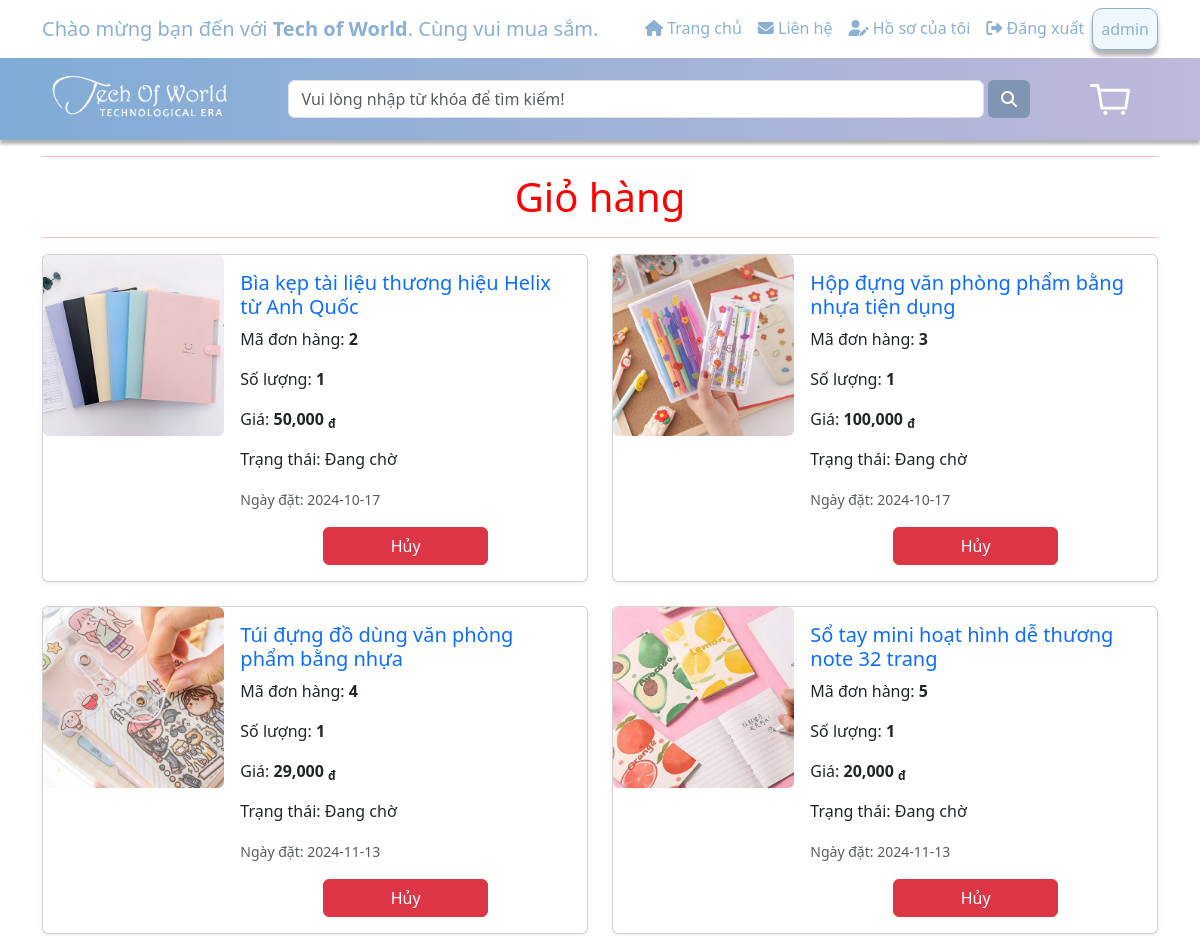
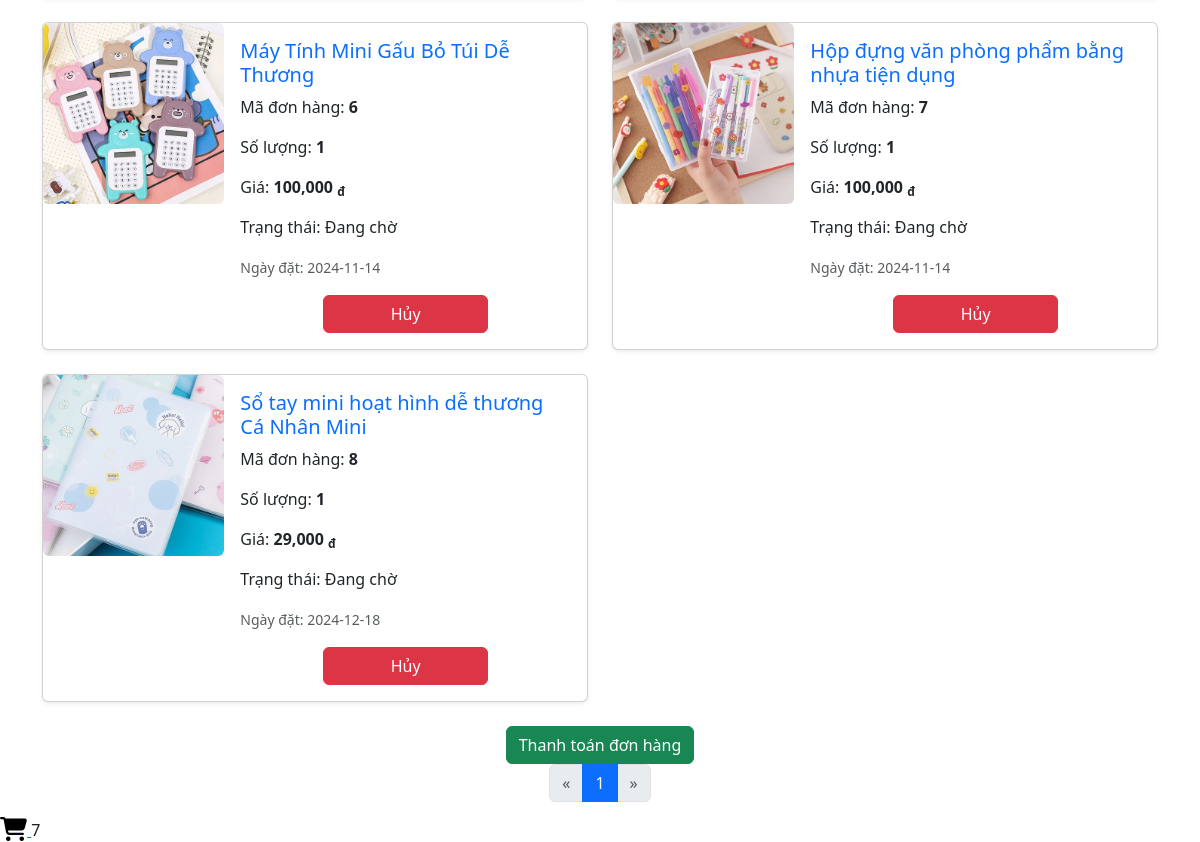
Before: /Website/icon_cart.php (signed in) with the older database file (2 pictures, top to bottom).
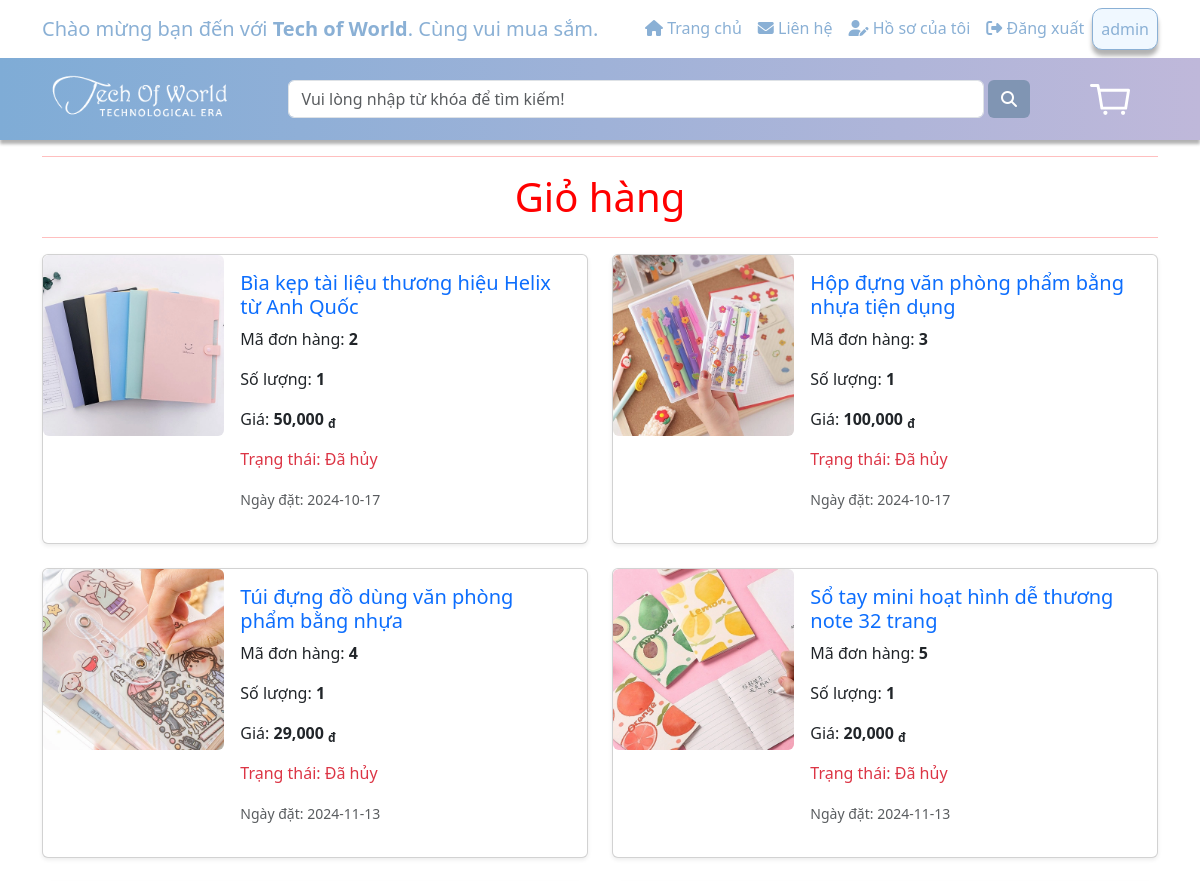
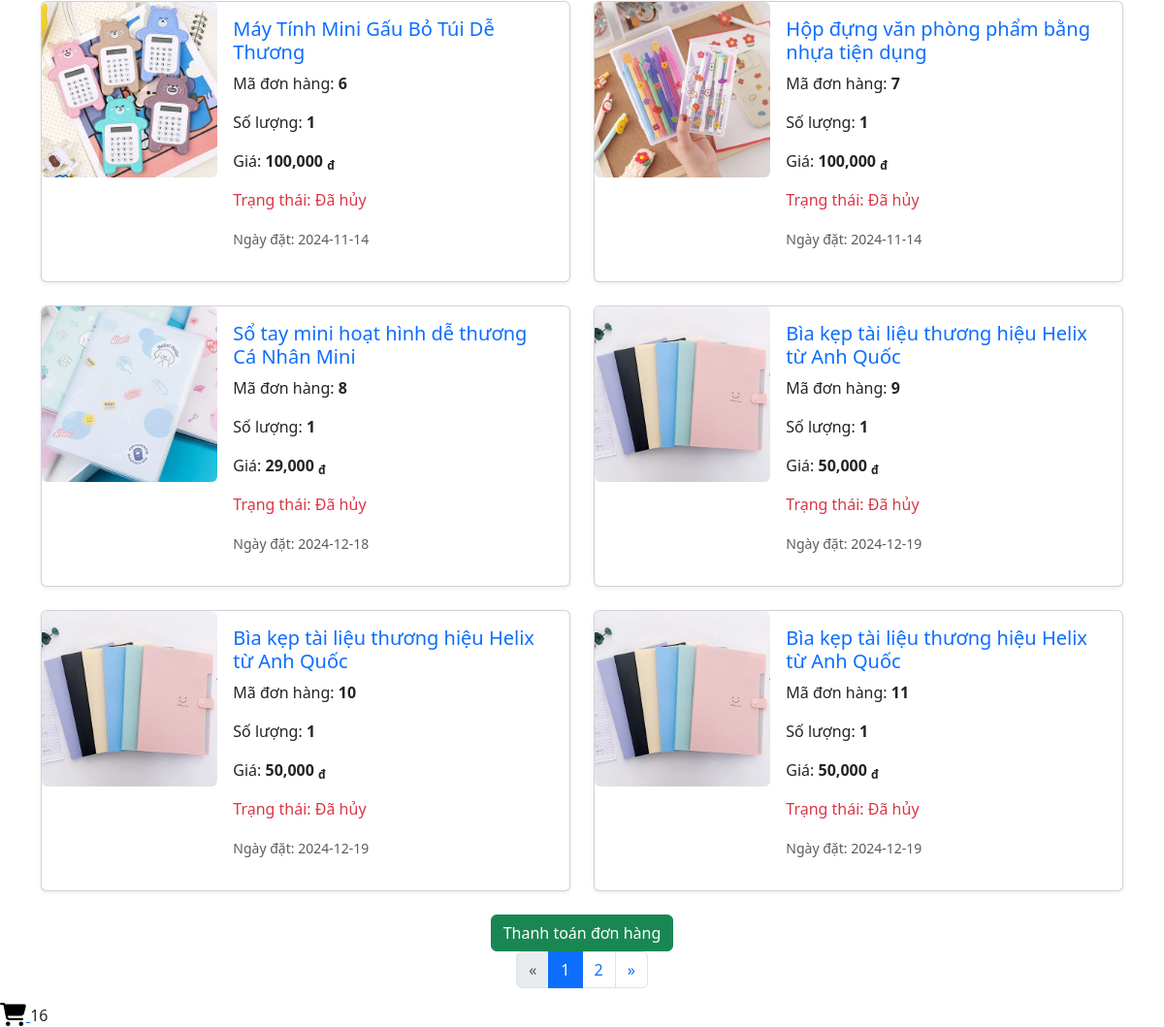
After: the same page with the newer database file (2 pictures, top to bottom).
### tables this page shows
CREATE TABLE `order` (
  `order_id` int(11) NOT NULL,
  `user_id` int(11) NOT NULL,
  `product_id` int(11) NOT NULL,
  `timeorder` date NOT NULL,
  `order_status` varchar(100) NOT NULL,
  `order_price` varchar(15) NOT NULL,
  `order_quantity` int(4) NOT NULL,
  `created_at` timestamp NOT NULL DEFAULT current_timestamp(),
  `updated_at` timestamp NOT NULL DEFAULT current_timestamp() ON UPDATE current_timestamp(),
  `total_price` decimal(10,2) NOT NULL,
  `payment_status` tinyint(1) NOT NULL
);

CREATE TABLE `product` (
  `product_id` int(11) NOT NULL,
  `product_type_name` varchar(100) NOT NULL,
  `product_name` varchar(250) NOT NULL,
  `product_price` varchar(250) NOT NULL,
  `product_description` varchar(300) DEFAULT NULL,
  `product_details` varchar(300) NOT NULL,
  `product_images` varchar(50) NOT NULL,
  `product_quantity` int(250) NOT NULL DEFAULT 1,
  `product_type_id` varchar(50) NOT NULL
);

### Website/icon_cart.php (the view, shortened to what the changed rows need)
<?php
include('../Sources/FE/top_header.php');
include('../Sources/FE/header.php');
$name = $_SESSION['username'];
$list_order = [];
$stmt = $connect->prepare("SELECT * FROM `order` WHERE user_id = (SELECT user_id FROM user WHERE username = ?)");
$stmt->bind_param("s", $name);
$stmt->execute();
$result = $stmt->get_result();
if ($result->num_rows === 0) {
    echo '<div class="alert alert-warning">Không tìm thấy đơn hàng nào.</div>';
} else {
    while ($row = mysqli_fetch_array($result, MYSQLI_ASSOC)) {
        $list_order[] = $row;
    }
}
$cartValueShow = 10;
$pagination = ceil(count($list_order) / $cartValueShow);
$page = isset($_GET['page']) ? (int)$_GET['page'] : 1;
$page = max(1, min($pagination, $page));
$firstPage = ($page - 1) * $cartValueShow;
$endPage = min($firstPage + $cartValueShow, count($list_order));
?>
<div class="container">
    <h1 class="text-center" style="color:red;">Giỏ hàng</h1>
    <div class="row">
        <?php if (!empty($list_order)) : ?>
            <?php for ($i = $firstPage; $i < $endPage; $i++) : ?>
                <?php
                $order = $list_order[$i];
                $stmt = $connect->prepare("SELECT * FROM product WHERE product_id = ?");
                $stmt->bind_param("i", $order['product_id']);
                $stmt->execute();
                $product_result = $stmt->get_result();
                $product = $product_result->fetch_assoc();
                $duongdanimg = '../Assets/img/sanpham/';
                if ($product):
                ?>
                    <div class="col-md-6 mb-4">
                        <div class="card shadow-sm">
                            <div class="row g-0">
                                <div class="col-md-4">
                                    <img src="<?= $duongdanimg . htmlspecialchars($product['product_images']) ?>" width="100%" height="100%" class="img-fluid rounded product-image">
                                </div>
                                <div class="col-md-8">
                                    <div class="card-body">
                                        <h5 class="card-title">
                                            <a href="./product.php?product_id=<?= $product['product_id'] ?>" class="text-decoration-none"><?= htmlspecialchars($product['product_name']) ?></a>
                                        </h5>
                                        <p class="card-text">Mã đơn hàng: <strong><?= htmlspecialchars($order['order_id']) ?></strong></p>
                                        <p class="card-text">Số lượng: <strong><?= htmlspecialchars($order['order_quantity']) ?></strong></p>
                                        <p class="card-text">Giá: <strong><?= number_format($order['order_price'], 0, '.', ',') ?> <sub>đ</sub></strong></p>
                                        <p class="card-text <?= ($order['order_status'] == 'Đã hủy') ? 'text-danger' : ''; ?>">
                                            Trạng thái: <?= htmlspecialchars($order['order_status']) ?>
                                        </p>
                                        <p class="card-text"><small class="text-muted">Ngày đặt: <?= htmlspecialchars($order['timeorder']) ?></small></p>
                                        <div class="d-grid gap-2 col-6 mx-auto">
                                            <?php if ($order['order_status'] != "Đã hủy") : ?>
                                                <button type="button" class="btn btn-danger" data-bs-toggle="modal" data-bs-target="#modal<?= $order['order_id'] ?>">Hủy</button>
                                            <?php endif; ?>
                                        </div>
                                    </div>
                                </div>
                            </div>
                        </div>
                    </div>
                <?php else: ?>
                    <div class="col-12 text-center">Không tìm thấy sản phẩm cho đơn hàng này.</div>
                <?php endif; ?>
            <?php endfor; ?>
        <?php else : ?>
            <div class="col-12 text-center">Không có đơn hàng nào trong giỏ.</div>
        <?php endif; ?>
    </div>
    <nav aria-label="Page navigation" class="d-flex justify-content-center">
        <ul class="pagination">
            <?php for ($i = 1; $i <= $pagination; $i++) : ?>
                <li class="page-item <?= ($i == $page) ? 'active' : '' ?>">
                    <a class="page-link" href="?page=<?= $i ?>"><?= $i ?></a>
                </li>
            <?php endfor; ?>
            <li class="page-item <?= ($page >= $pagination) ? 'disabled' : '' ?>">
                <a class="page-link" href="?page=<?= $page + 1 ?>" aria-label="Next">
                    <span aria-hidden="true">&raquo;</span>
                </a>
            </li>
        </ul>
    </nav>
</div>
<div class="icon-cart" onclick="toggleModal()">
    <a href="#" aria-label="Giỏ hàng" title="Giỏ hàng" class="SendEvent" data-category="action" data-action="click" data-label="cart_action">
        <i class="fa fa-shopping-cart fa-lg" style="color: black;"></i>
    </a>
    <span id="woofc-count-number" class="woofc-count-number"><?= count($list_order) ?></span>
</div>

Changed rows visible on the page:
changed order id 2: order_status "Đang chờ" → "Đã hủy"; no longer shows "Hủy"
changed order id 3: order_status "Đang chờ" → "Đã hủy"; no longer shows "Hủy"
changed order "Túi đựng đồ dùng văn phòng phẩm bằng nhựa": order_status "Đang chờ" → "Đã hủy"; no longer shows "Hủy"
changed order "Sổ tay mini hoạt hình dễ thương note 32 trang": order_status "Đang chờ" → "Đã hủy"; no longer shows "Hủy"
changed order "Máy Tính Mini Gấu Bỏ Túi Dễ Thương": order_status "Đang chờ" → "Đã hủy"; no longer shows "Hủy"
changed order id 7: order_status "Đang chờ" → "Đã hủy"; no longer shows "Hủy"
changed order "Sổ tay mini hoạt hình dễ thương Cá Nhân Mini": order_status "Đang chờ" → "Đã hủy"; no longer shows "Hủy"
added order: product.product_images (picture), product.product_name "Bìa kẹp tài liệu thương hiệu Helix từ Anh Quốc", order_id "9", order_quantity "1", order_price "50,000", order_status "Đã hủy", timeorder "2024-12-19"
added order: product.product_images (picture), product.product_name "Bìa kẹp tài liệu thương hiệu Helix từ Anh Quốc", order_id "10", order_quantity "1", order_price "50,000", order_status "Đã hủy", timeorder "2024-12-19"
added order: product.product_images (picture), product.product_name "Bìa kẹp tài liệu thương hiệu Helix từ Anh Quốc", order_id "11", order_quantity "1", order_price "50,000", order_status "Đã hủy", timeorder "2024-12-19"
Other visible differences:
count($list_order): "7" → "16"
new list line: "2"
